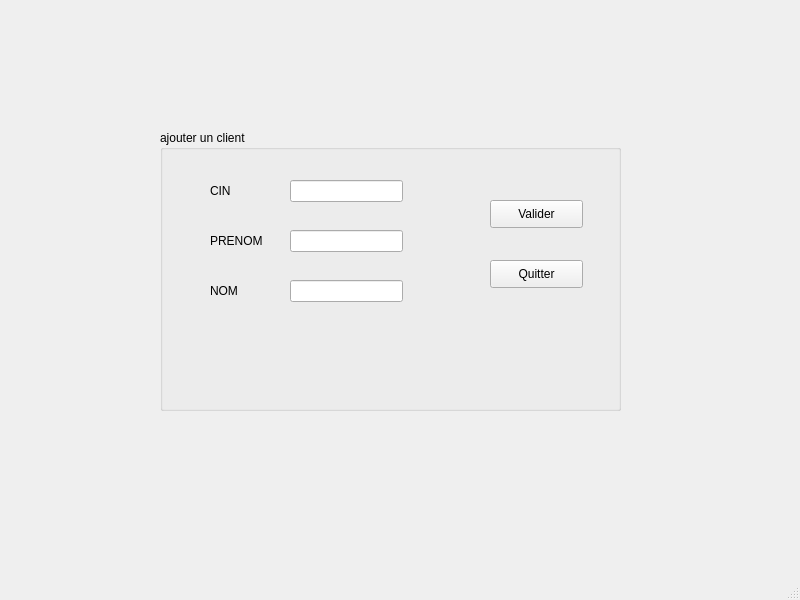
<?xml version="1.0" encoding="UTF-8"?>
<ui version="4.0">
 <class>MainWindow</class>
 <widget class="QMainWindow" name="MainWindow">
  <property name="geometry">
   <rect>
    <x>0</x>
    <y>0</y>
    <width>800</width>
    <height>600</height>
   </rect>
  </property>
  <property name="windowTitle">
   <string>gestion des clients</string>
  </property>
  <widget class="QWidget" name="centralwidget">
   <widget class="QGroupBox" name="groupBox">
    <property name="geometry">
     <rect>
      <x>160</x>
      <y>130</y>
      <width>461</width>
      <height>281</height>
     </rect>
    </property>
    <property name="title">
     <string>ajouter un client</string>
    </property>
    <widget class="QLabel" name="label">
     <property name="geometry">
      <rect>
       <x>50</x>
       <y>50</y>
       <width>71</width>
       <height>21</height>
      </rect>
     </property>
     <property name="text">
      <string>CIN</string>
     </property>
    </widget>
    <widget class="QLabel" name="label_2">
     <property name="geometry">
      <rect>
       <x>50</x>
       <y>100</y>
       <width>61</width>
       <height>21</height>
      </rect>
     </property>
     <property name="text">
      <string>PRENOM</string>
     </property>
    </widget>
    <widget class="QLabel" name="label_3">
     <property name="geometry">
      <rect>
       <x>50</x>
       <y>150</y>
       <width>61</width>
       <height>21</height>
      </rect>
     </property>
     <property name="text">
      <string>NOM</string>
     </property>
    </widget>
    <widget class="QLineEdit" name="lineEdit_cin">
     <property name="geometry">
      <rect>
       <x>130</x>
       <y>50</y>
       <width>113</width>
       <height>22</height>
      </rect>
     </property>
    </widget>
    <widget class="QLineEdit" name="lineEdit_prenom">
     <property name="geometry">
      <rect>
       <x>130</x>
       <y>100</y>
       <width>113</width>
       <height>22</height>
      </rect>
     </property>
    </widget>
    <widget class="QLineEdit" name="lineEdit_nom">
     <property name="geometry">
      <rect>
       <x>130</x>
       <y>150</y>
       <width>113</width>
       <height>22</height>
      </rect>
     </property>
    </widget>
    <widget class="QPushButton" name="pushButton">
     <property name="geometry">
      <rect>
       <x>330</x>
       <y>70</y>
       <width>93</width>
       <height>28</height>
      </rect>
     </property>
     <property name="text">
      <string>Valider</string>
     </property>
    </widget>
    <widget class="QPushButton" name="pushButton_2">
     <property name="geometry">
      <rect>
       <x>330</x>
       <y>130</y>
       <width>93</width>
       <height>28</height>
      </rect>
     </property>
     <property name="text">
      <string>Quitter</string>
     </property>
    </widget>
   </widget>
  </widget>
  <widget class="QMenuBar" name="menubar">
   <property name="geometry">
    <rect>
     <x>0</x>
     <y>0</y>
     <width>800</width>
     <height>26</height>
    </rect>
   </property>
  </widget>
  <widget class="QStatusBar" name="statusbar"/>
 </widget>
 <resources/>
 <connections/>
</ui>
